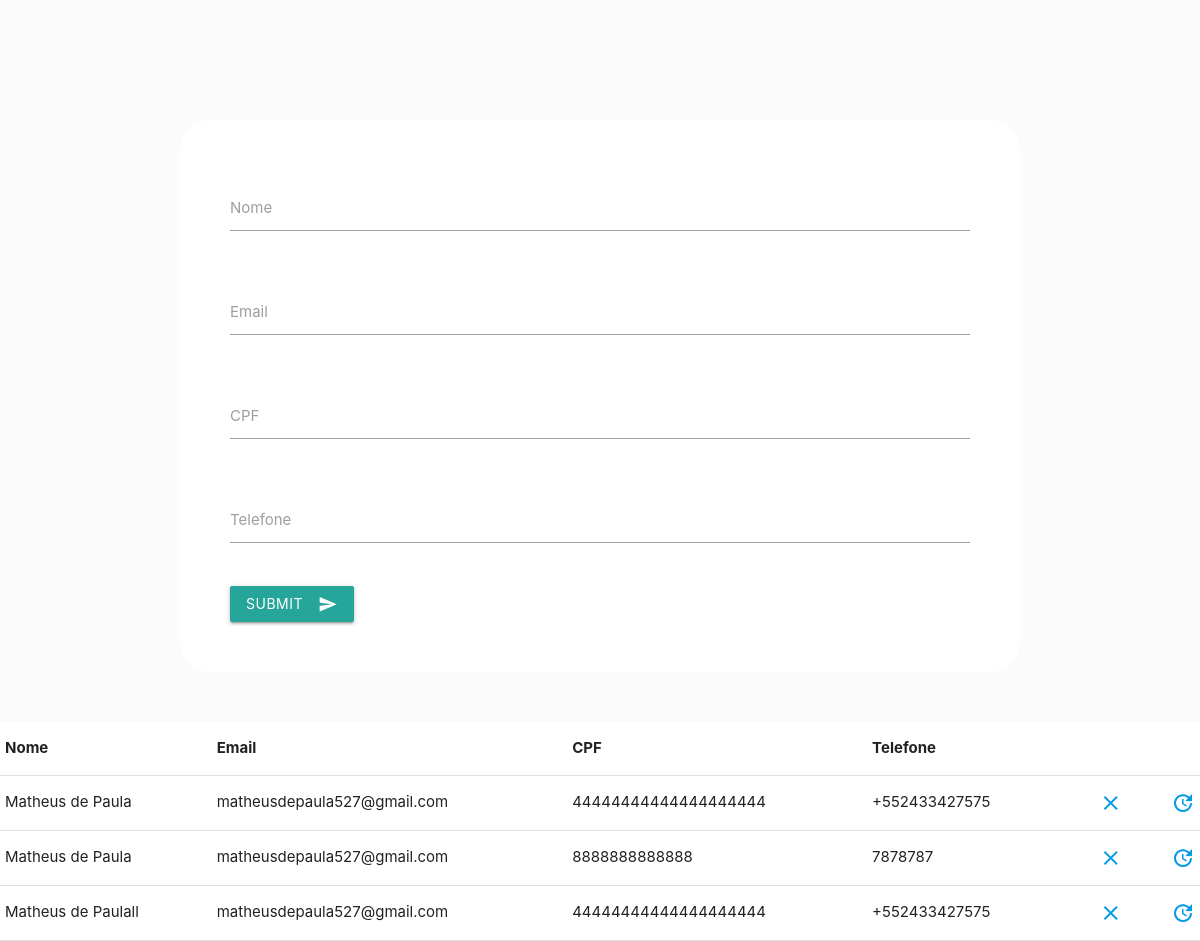
The page / on the database its author committed.
### tables this page shows
CREATE TABLE `users` (
  `id` int(11) NOT NULL,
  `nome` varchar(250) NOT NULL,
  `email` varchar(250) NOT NULL,
  `cpf` varchar(250) NOT NULL,
  `telefone` varchar(250) NOT NULL
);

### index.php (the view, shortened to what this page needs)
<!DOCTYPE html>
<html lang="pt-BR">
<head>
  <link rel="stylesheet" href="css/main.css">
  <link rel="stylesheet" href="https://cdnjs.cloudflare.com/ajax/libs/materialize/1.0.0/css/materialize.min.css">
</head>
<body>
  <div class="container">
    <div class="row">
      <form class="col s12" method="POST" action="cadastrar.php" id="form">
        <div class="row">
          <div class="input-field col s12">
            <input id="name" type="text" name="name" class="validate" require>
            <label for="first_name">Nome</label>
          </div>
        </div>
        <div class="row">
          <div class="input-field col s12">
            <input id="Email" type="email" name="email" class="validate" require>
            <label for="Email">Email</label>
          </div>
        </div>
        <div class="row">
          <div class="input-field col s12">
            <input id="cpf" type="text" name="cpf" class="validate" require>
            <label for="cpf">CPF</label>
          </div>
        </div>
        <div class="row">
          <div class="input-field col s12">
            <input id="tel" type="tel" name="tel" class="validate" require>
            <label for="tel">Telefone</label>
          </div>
        </div>
        <button class="btn waves-effect waves-light" type="submit" name="action">Submit
          <i class="material-icons right">send</i>
        </button>
      </form>
    </div>
  </div>
  <table class="responsive-table">
    <thead>
      <tr>
        <th>Nome</th>
        <th>Email</th>
        <th>CPF</th>
        <th>Telefone</th>
        <th></th>
        <th></th>
      </tr>
    </thead>
  <?php try{
  $con = new PDO("mysql:host=localhost;dbname=hibrido","root","");
  }catch(PDOException $e){
  echo $e->getMessage();
  }
  $stmt = $con->prepare("SELECT * FROM  users");
  $stmt->execute();
  while($lista = $stmt->fetch(PDO::FETCH_ASSOC)):
?>
    <tbody>
      <tr>
        <td><?=$lista['nome'];?></td>
        <td><?=$lista['email'];?></td>
        <td><?=$lista['cpf'];?></td>
        <td><?=$lista['telefone'];?>
      </td>
      <td>
      <?= "<a href='deletar.php?id=".$lista['id']." class='waves-effect waves-teal
       btn-flat'>
        <i class='material-icons right'>clear</i>
      </a>"
      ?>
      </td>
      <td>
      <?= "<a href='editar.php?id=".$lista['id']." class='waves-effect waves-teal
       btn-flat'>
        <i class='material-icons right'>update</i>
      </a>"
      ?>
      </td>
      </tr>
    </tbody>
    <?php
    endwhile;
  ?>
  </table>
</body>
</html>

### css/main.css (style rules this page uses)
* { padding: 0; margin: 0; box-sizing: border-box; }
body { background-color: #fbfbfb ; }
#form { margin-top: 120px; background-color: white; border-radius: 30px; padding: 50px; }
table { background-color: white; margin-top: 50px; }

### rows shown on the page
users: nome "Matheus de Paula", email "matheusdepaula527@gmail.com", cpf "44444444444444444444", telefone "+552433427575"
users: nome "Matheus de Paula", email "matheusdepaula527@gmail.com", cpf "8888888888888", telefone "7878787"
users: nome "Matheus de Paulall", email "matheusdepaula527@gmail.com", cpf "44444444444444444444", telefone "+552433427575"
